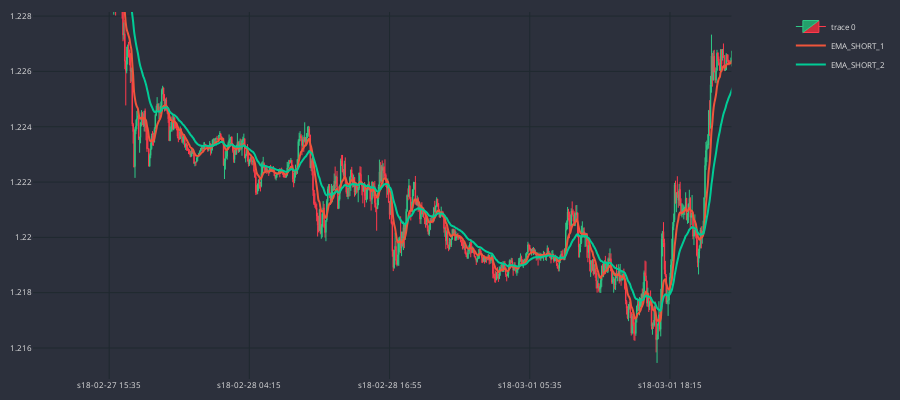

The notebook cell this image was saved under:
### Code cell
cp = CandlePlot(merged.iloc[11000:14000])
cp.show_plot(line_traces=['EMA_SHORT_1','EMA_SHORT_2'])

### Figure 1 — Plotly figure (JSON) as saved in the notebook; plotly's stock layout.template omitted (floating-point values rounded to 4 significant figures; data arrays with more than 128 entries replaced by an {"elided": "..."} marker saying what was removed)
{"data": [{"close": {"elided": "3000 float values"}, "decreasing": {"fillcolor": "#CC2E3C", "line": {"color": "#FF3A4C"}}, "high": {"elided": "3000 float values"}, "increasing": {"fillcolor": "#24A06B", "line": {"color": "#2EC886"}}, "line": {"width": 1}, "low": {"elided": "3000 float values"}, "opacity": 1, "open": {"elided": "3000 float values"}, "type": "candlestick", "x": {"elided": "3000 str values"}}, {"line": {"shape": "spline", "width": 2}, "name": "EMA_SHORT_1", "type": "scatter", "x": {"elided": "3000 str values"}, "xaxis": "x", "y": {"elided": "3000 float values"}, "yaxis": "y"}, {"line": {"shape": "spline", "width": 2}, "name": "EMA_SHORT_2", "type": "scatter", "x": {"elided": "3000 str values"}, "xaxis": "x", "y": {"elided": "3000 float values"}, "yaxis": "y"}], "layout": {"dragmode": "zoom", "font": {"color": "#e1e1e1", "size": 8}, "height": 400, "margin": {"b": 10, "l": 10, "r": 10, "t": 10}, "paper_bgcolor": "#2c303c", "plot_bgcolor": "#2c303c", "width": 900, "xaxis": {"anchor": "y", "autorange": false, "domain": [0, 0.94], "gridcolor": "#1f292f", "nticks": 5, "range": [525.4, 1283.0], "rangeslider": {"visible": false, "yaxis": {}}, "type": "category"}, "yaxis": {"anchor": "x", "autorange": false, "domain": [0, 1], "gridcolor": "#1f292f", "range": [1.215, 1.228], "type": "linear"}, "yaxis2": {"anchor": "x", "gridcolor": "#1f292f", "overlaying": "y", "side": "right"}}}
